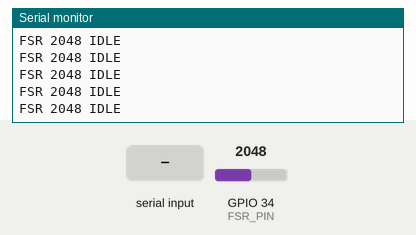
The program below on a simulated ESP32. Parts: the last lines printed to the serial monitor. The test bench sets the inputs (shaded band); at power-on: GPIO 34 (FSR_PIN) = 2048 (analog values on the 0–4095 scale). Nothing arrives over Bluetooth unless stated.

Above: at 2.2 s.
2.3 s: "PING 1\n" received over Serial
3.8 s: "OPEN 1\n" received over the second serial link
5.3 s: "STOP 1\n" received over Serial
6.8 s: "CLOSE 1\n" received over the second serial link
At 6.82 s:
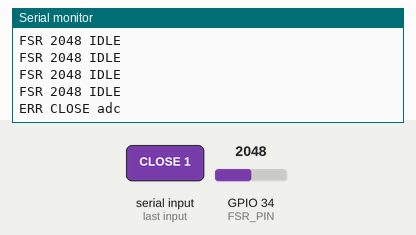
8.3 s: "CLOSE 150\n" received over Serial
At 8.39 s:
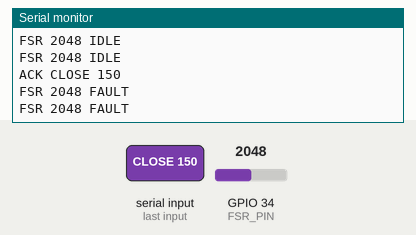
9.8 s: "OPEN\n" received over the second serial link
At 9.89 s:
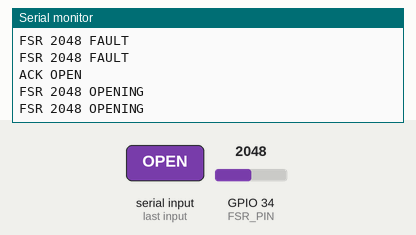

Measured:
- after the input at 6.8 s, the serial monitor: prints a new line at once (image 1)
- after the input at 8.3 s, the serial monitor: prints a new line at once (image 2)
- after the input at 9.8 s, the serial monitor: prints a new line at once (image 3)

The program:

main.cpp
```cpp
/*
  QS Force-sensitive gripper — ESP32 DevKit V1
  AX-12A on Serial2. Laptop commands on USB Serial and Bluetooth SPP.

  BT name: GRIPPER_TEST  (same as bluetooth_test.ino)
  USB 115200 still works without pairing.

  Pins (Yara fsr_test / dynamixel_move):
    FSR        GPIO 34   3.3V → FSR → GPIO34 → 47k → GND
    Direction  GPIO 21
    Serial2 TX GPIO 17
    Serial2 RX GPIO 16
*/

#include <Arduino.h>
#include <AX12A.h>
#include <BluetoothSerial.h>

#if !defined(CONFIG_BT_ENABLED) || !defined(CONFIG_BLUEDROID_ENABLED)
#error Bluetooth is not enabled in this ESP32 core
#endif

#define BT_NAME          "GRIPPER_TEST"
#define FSR_PIN          34
#define DXL_DIR_PIN      21
#define DXL_BAUD         1000000ul
#define DXL_ID           1
#define POS_OPEN         0
#define POS_CLOSE        131
#define MOVE_SPEED       400
#define HOLD_SPEED       80
#define FSR_DEFAULT_MAX  650
#define REPORT_MS        40
#define OPEN_MS          400
#define CLOSE_TIMEOUT_MS 4000
#define FSR_HITS         2
#define LINE_MAX         64

BluetoothSerial SerialBT;

enum State { ST_IDLE, ST_OPENING, ST_CLOSING, ST_HOLDING, ST_LIMIT, ST_FAULT };

State state = ST_IDLE;
int fsrMax = FSR_DEFAULT_MAX;
int lastFsr = 0;
uint8_t overHits = 0;
uint32_t lastReport = 0;
uint32_t moveStarted = 0;
char usbBuf[LINE_MAX];
uint8_t usbLen = 0;
char btBuf[LINE_MAX];
uint8_t btLen = 0;

const char* stateName(State s) {
  switch (s) {
    case ST_OPENING: return "OPENING";
    case ST_CLOSING: return "CLOSING";
    case ST_HOLDING: return "HOLDING";
    case ST_LIMIT:   return "LIMIT";
    case ST_FAULT:   return "FAULT";
    default:         return "IDLE";
  }
}

void reply(const String& line) {
  Serial.println(line);
  SerialBT.println(line);
}

int readFsr() {
  long acc = 0;
  for (int i = 0; i < 8; i++) {
    acc += analogRead(FSR_PIN);
    delayMicroseconds(200);
  }
  return (int)(acc / 8);
}

void motorMove(int pos) {
  ax12a.moveSpeed(DXL_ID, pos, MOVE_SPEED);
}

void motorHoldHere() {
  int here = ax12a.readPosition(DXL_ID);
  if (here < 0) {
    ax12a.moveSpeed(DXL_ID, POS_OPEN, MOVE_SPEED);
    state = ST_FAULT;
    return;
  }
  ax12a.moveSpeed(DXL_ID, here, HOLD_SPEED);
}

void doOpen() {
  state = ST_OPENING;
  fsrMax = FSR_DEFAULT_MAX;
  overHits = 0;
  moveStarted = millis();
  motorMove(POS_OPEN);
  reply("ACK OPEN");
}

void doClose(int maxAdc) {
  fsrMax = constrain(maxAdc, 50, 4095);
  lastFsr = readFsr();
  overHits = 0;
  moveStarted = millis();
  if (lastFsr >= fsrMax) {
    motorHoldHere();
    if (state != ST_FAULT) state = ST_LIMIT;
    reply(String("ACK CLOSE ") + fsrMax);
    return;
  }
  state = ST_CLOSING;
  motorMove(POS_CLOSE);
  reply(String("ACK CLOSE ") + fsrMax);
}

void doStop() {
  motorHoldHere();
  if (state != ST_FAULT) state = ST_IDLE;
  overHits = 0;
  reply("ACK STOP");
}

void handleLine(const char* raw) {
  String line = String(raw);
  line.trim();
  if (line.length() == 0) return;
  line.toUpperCase();
  if (line == "PING") {
    reply("PONG");
    return;
  }
  if (line == "OPEN") {
    doOpen();
    return;
  }
  if (line == "STOP") {
    doStop();
    return;
  }
  if (line.startsWith("CLOSE")) {
    int sp = line.indexOf(' ');
    if (sp < 0) {
      reply("ERR CLOSE needs adc");
      return;
    }
    int mx = line.substring(sp + 1).toInt();
    if (mx < 50) {
      reply("ERR CLOSE adc");
      return;
    }
    doClose(mx);
    return;
  }
  reply(String("ERR unknown ") + line);
}

void feed(char c, char* buf, uint8_t* len) {
  if (c == '\r') return;
  if (c == '\n') {
    buf[*len] = 0;
    *len = 0;
    handleLine(buf);
    return;
  }
  if (*len < LINE_MAX - 1) buf[(*len)++] = c;
  else *len = 0;
}

void pollLinks() {
  while (Serial.available()) feed((char)Serial.read(), usbBuf, &usbLen);
  while (SerialBT.available()) feed((char)SerialBT.read(), btBuf, &btLen);
}

void setup() {
  Serial.begin(115200);
  pinMode(FSR_PIN, INPUT);
#if defined(ADC_11db)
  analogSetPinAttenuation(FSR_PIN, ADC_11db);
#endif
#if defined(ESP32)
  analogReadResolution(12);
#endif
  SerialBT.begin(BT_NAME);
  delay(1000);
  ax12a.begin(DXL_BAUD, DXL_DIR_PIN, &Serial2);
  ax12a.setEndless(DXL_ID, OFF);
  reply("PONG");
  reply("FSR 0 IDLE");
}

void loop() {
  lastFsr = readFsr();

  if (state == ST_CLOSING) {
    if (lastFsr >= fsrMax) overHits++;
    else if (overHits > 0) overHits--;
    if (overHits >= FSR_HITS) {
      motorHoldHere();
      if (state != ST_FAULT) state = ST_LIMIT;
    }
    int pos = ax12a.readPosition(DXL_ID);
    if (state == ST_CLOSING && pos >= 0 && abs(pos - POS_CLOSE) < 8) {
      motorHoldHere();
      if (state != ST_FAULT) state = ST_HOLDING;
    }
    if (state == ST_CLOSING && (millis() - moveStarted) > CLOSE_TIMEOUT_MS) {
      motorHoldHere();
      if (state != ST_FAULT) state = (overHits > 0) ? ST_LIMIT : ST_HOLDING;
    }
  }

  if (state == ST_OPENING) {
    int pos = ax12a.readPosition(DXL_ID);
    if (pos >= 0 && abs(pos - POS_OPEN) < 8) state = ST_IDLE;
    else if ((millis() - moveStarted) > OPEN_MS) state = ST_IDLE;
  }

  pollLinks();

  uint32_t now = millis();
  if (now - lastReport >= REPORT_MS) {
    lastReport = now;
    reply(String("FSR ") + lastFsr + " " + stateName(state));
  }
}
```
